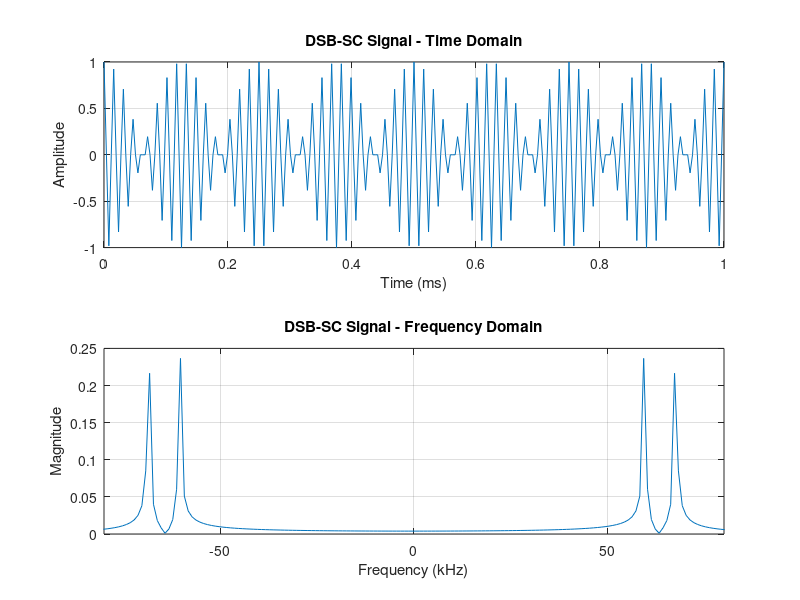
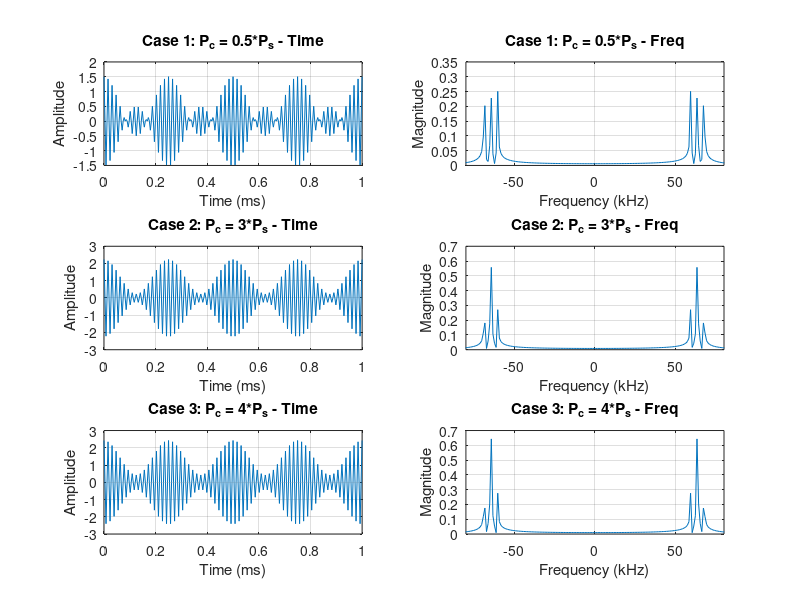
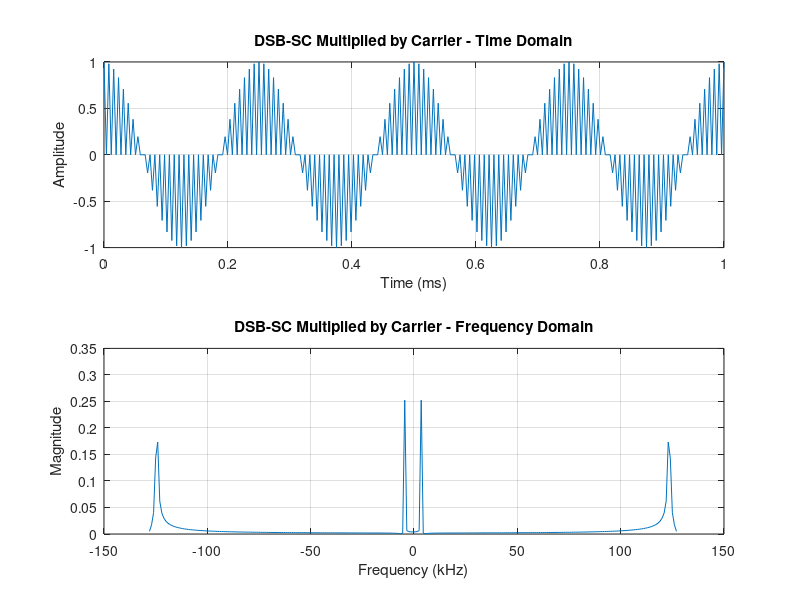

Write MATLAB code to recreate these figures, in order.
% MATLAB program for DSB-SC and DSB with carrier analysis

clear all;
close all;

% Parameters
fs = 256e3;           % Sampling frequency (Hz)
t = 0:1/fs:0.001;    % Time vector (1 ms duration)
fm = 4e3;            % Message frequency (4 kHz)
fc = 64e3;           % Carrier frequency (64 kHz)
Am = 1;              % Message amplitude
Ac = 1;              % Carrier amplitude for DSB-SC

% Message signal
m = Am * cos(2*pi*fm*t);

% Carrier signal
c = Ac * cos(2*pi*fc*t);

% Part a) DSB-SC waveform
s_dsbsc = m .* c;    % DSB-SC signal (modulation)

% Frequency domain calculation
N = length(t);
f = (-fs/2:fs/N:fs/2-fs/N);  % Frequency vector
S_dsbsc = fftshift(fft(s_dsbsc)/N);

% Part a) Plots
figure(1);
subplot(2,1,1);
plot(t*1000, s_dsbsc);
title('DSB-SC Signal - Time Domain');
xlabel('Time (ms)'); ylabel('Amplitude');
grid on;

subplot(2,1,2);
plot(f/1000, abs(S_dsbsc));
title('DSB-SC Signal - Frequency Domain');
xlabel('Frequency (kHz)'); ylabel('Magnitude');
xlim([-80 80]);
grid on;

% Part b) DSB with carrier
% Calculate power in sidebands
P_sidebands = mean(s_dsbsc.^2);  % Total power in both sidebands

% Case 1: Carrier power = 50% of sideband power
Ac1 = sqrt(0.5 * P_sidebands * 2);  % Carrier amplitude (P = Ac^2/2)
s_case1 = s_dsbsc + Ac1*c;
S_case1 = fftshift(fft(s_case1)/N);

% Case 2: Carrier power = 3 times sideband power
Ac2 = sqrt(3 * P_sidebands * 2);
s_case2 = s_dsbsc + Ac2*c;
S_case2 = fftshift(fft(s_case2)/N);

% Case 3: Carrier power = 4 times sideband power
Ac3 = sqrt(4 * P_sidebands * 2);
s_case3 = s_dsbsc + Ac3*c;
S_case3 = fftshift(fft(s_case3)/N);

% Part b) Plots
figure(2);
subplot(3,2,1);
plot(t*1000, s_case1);
title('Case 1: P_c = 0.5*P_s - Time');
xlabel('Time (ms)'); ylabel('Amplitude');
grid on;

subplot(3,2,2);
plot(f/1000, abs(S_case1));
title('Case 1: P_c = 0.5*P_s - Freq');
xlabel('Frequency (kHz)'); ylabel('Magnitude');
xlim([-80 80]);
grid on;

subplot(3,2,3);
plot(t*1000, s_case2);
title('Case 2: P_c = 3*P_s - Time');
xlabel('Time (ms)'); ylabel('Amplitude');
grid on;

subplot(3,2,4);
plot(f/1000, abs(S_case2));
title('Case 2: P_c = 3*P_s - Freq');
xlabel('Frequency (kHz)'); ylabel('Magnitude');
xlim([-80 80]);
grid on;

subplot(3,2,5);
plot(t*1000, s_case3);
title('Case 3: P_c = 4*P_s - Time');
xlabel('Time (ms)'); ylabel('Amplitude');
grid on;

subplot(3,2,6);
plot(f/1000, abs(S_case3));
title('Case 3: P_c = 4*P_s - Freq');
xlabel('Frequency (kHz)'); ylabel('Magnitude');
xlim([-80 80]);
grid on;

% Part c) DSB-SC signal multiplied by carrier again (demodulation attempt)
s_demod = s_dsbsc .* c;
S_demod = fftshift(fft(s_demod)/N);

figure(3);
subplot(2,1,1);
plot(t*1000, s_demod);
title('DSB-SC Multiplied by Carrier - Time Domain');
xlabel('Time (ms)'); ylabel('Amplitude');
grid on;

subplot(2,1,2);
plot(f/1000, abs(S_demod));
title('DSB-SC Multiplied by Carrier - Frequency Domain');
xlabel('Frequency (kHz)'); ylabel('Magnitude');
xlim([-150 150]);
grid on;
